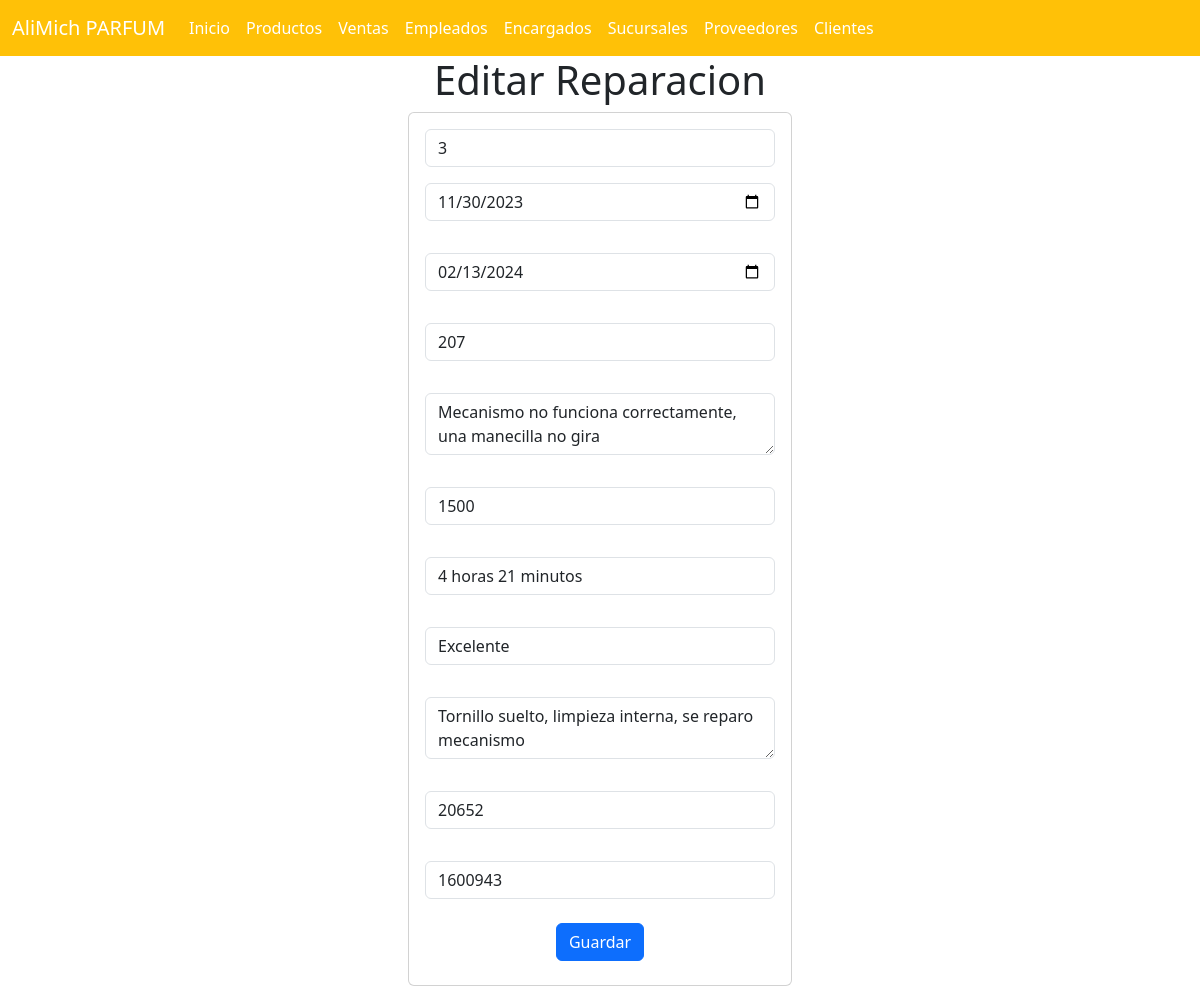
The page /reparacion_app/seleccionarReparacion/3 on the database its author committed.
### reparacion_app/models.py (models this page shows, shortened)
class Reparacion(models.Model):
    idreparacion = models.IntegerField(null=True,blank=True)
    fecha_recepcion = models.DateField()
    id_reloj = models.IntegerField()
    descripcion_problema = models.TextField(max_length=255)
    costo_de_reparacion = models.IntegerField()
    tiempo_de_reparacion = models.CharField(max_length=30)
    estado_reparacion = models.CharField(max_length=255)
    detalles=models.TextField(max_length=500)
    fecha_entrega=models.DateField()
    id_cliente=models.IntegerField()
    id_empleado=models.IntegerField()

### reparacion_app/views.py (the view)
# urls.py: path("seleccionarReparacion/<idreparacion>",views.seleccionarReparacion,name="seleccionarReparacion"),
def seleccionarReparacion(request, idreparacion):
    reparacion = Reparacion.objects.get(idreparacion=idreparacion)
    return render(request, "editarReparaciones.html", {"misreparaciones": reparacion})

### reparacion_app/templates/editarReparaciones.html (shortened to what this page needs)
{% extends "base.html" %}
{% block cuerpo %}
<div class="row justify-content-center">
    <div class="col-sm-12 col-md-4 col-lg-4 col-xl-4">
    <h1>Editar Reparacion</h1>
    <div class="card">
      <div class="card-body">
        <form action="{% url 'editarReparacion' %}" method="POST">
          <div class="form-group">
            <input type="text" id="txtid" name="txtid" class="form-control" value="{{ misreparaciones.idreparacion }}" readonly required>
          </div>
          <div class="form-group py-3">
            <input type="date" id="numfecha" name="numfecha" class="form-control" value="{{ misreparaciones.fecha_recepcion|date:'Y-m-d' }}" required>
          </div>
          <div class="form-group py-3">
            <input type="date" id="datef" name="datef" class="form-control" value="{{ misreparaciones.fecha_entrega|date:'Y-m-d' }}" required>
          </div>
          <div class="form-group py-3">
            <input type="number" id="numid_reloj" name="numid_reloj" class="form-control" value="{{ misreparaciones.id_reloj }}" required>
          </div>
          <div class="form-group py-3">
            <textarea id="txtdescripcion_problema" name="txtdescripcion_problema" class="form-control" required>{{ misreparaciones.descripcion_problema }}</textarea>
          </div>
          <div class="form-group py-3">
            <input type="number" id="numcosto_de_reparacion" name="numcosto_de_reparacion" class="form-control" value="{{ misreparaciones.costo_de_reparacion }}" required>
          </div>
          <div class="form-group py-3">
            <input type="text" id="txttiempo_de_reparacion" name="txttiempo_de_reparacion" class="form-control" value="{{ misreparaciones.tiempo_de_reparacion }}" maxlength="30" required>
          </div>
          <div class="form-group py-3">
            <input type="text" id="txtestado_reparacion" name="txtestado_reparacion" class="form-control" value="{{ misreparaciones.estado_reparacion }}" maxlength="255" required>
          </div>
          <div class="form-group py-3">
            <textarea id="txtdetalles" name="txtdetalles" class="form-control" required>{{ misreparaciones.detalles }}</textarea>
          </div>
          <div class="form-group py-3">
            <input type="number" id="txtide" name="txtide" class="form-control" value="{{ misreparaciones.id_empleado }}" required>
          </div>
          <div class="form-group py-3">
            <input type="number" id="txtidc" name="txtidc" class="form-control" value="{{ misreparaciones.id_cliente }}" required>
          </div>
          <div class="form-group py-2">
            <button type="submit" class="btn btn-primary">Guardar</button>
          </div>
        </form>
      </div>
    </div>
  </div>
</div>
{% endblock %}

### rows shown on the page
Reparacion: txtid "3", numfecha "11/30/2023", datef "02/13/2024", numid_reloj "207", txtdescripcion_problema "Mecanismo no funciona correctamente, una manecilla no gira", numcosto_de_reparacion "1500", txttiempo_de_reparacion "4 horas 21 minutos", txtestado_reparacion "Excelente", txtdetalles "Tornillo suelto, limpieza interna, se reparo mecanismo", txtide "20652", txtidc "1600943"
